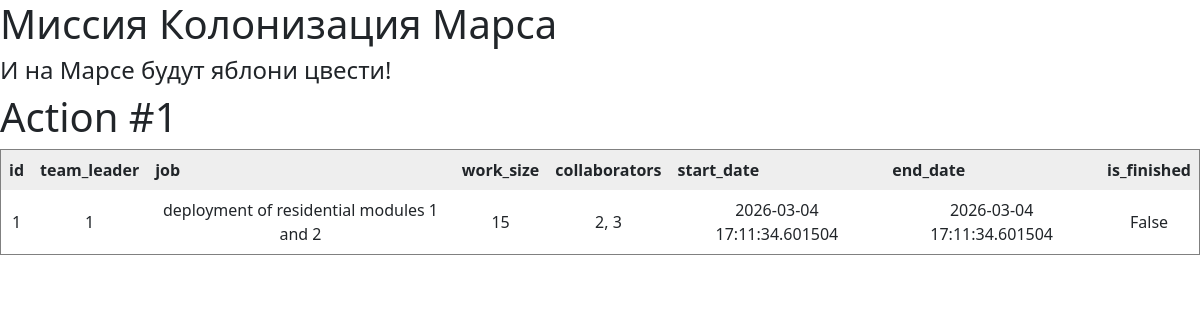
/index, run on the app's committed database.
### data/jobs.py (models this page shows)
class Job(SqlAlchemyBase):
    __tablename__ = 'jobs'
    id = sqlalchemy.Column(sqlalchemy.Integer,
                           primary_key=True, autoincrement=True)
    team_leader = sqlalchemy.Column(sqlalchemy.Integer, nullable=True)
    job = sqlalchemy.Column(sqlalchemy.String, nullable=True)
    work_size = sqlalchemy.Column(sqlalchemy.Integer, nullable=True)
    collaborators = sqlalchemy.Column(sqlalchemy.String, nullable=True)
    start_date = sqlalchemy.Column(sqlalchemy.DateTime,
                                   default=datetime.datetime.now)
    end_date = sqlalchemy.Column(sqlalchemy.DateTime,
                                 default=datetime.datetime.now)
    is_finished = sqlalchemy.Column(sqlalchemy.Boolean, nullable=True)

### main.py (the view)
@app.route('/')
@app.route('/index')
def index():
    works = get_works_list()
    return render_template('index.html', tables_data=works)

### data/db_session.py (called while the page is built, shortened)
def global_init(db_file):
    global __factory
    if __factory:
        return

def create_session() -> Session:
    global __factory
    return __factory()

### main.py (called while the page is built)
def get_works_list():
    global_init(f"db/mars_explorer.db")
    db_sess = create_session()
    lst = []
    for work in db_sess.query(Job).all():
        lst.append(
            {
                'id': work.id,
                'team_leader': work.team_leader,
                'job': work.job,
                'work_size': work.work_size,
                'collaborators': work.collaborators,
                'start_date': work.start_date,
                'end_date': work.end_date,
                'is_finished': work.is_finished
            }
        )
    return lst

### templates/index.html
{% extends "base.html" %}
{% block content %}
    {% for item in tables_data %}
        <h1>Action #{{ item['id'] }}</h1>
        <table border="1" style="width:100%; margin-bottom: 20px; border-collapse: collapse;">
            <thead>
                <tr>
                    {% for key in item.keys() %}
                    <th style="background: #eee; padding: 8px;">{{ key }}</th>
                    {% endfor %}
                </tr>
            </thead>
            <tbody>
                <tr>
                    {% for value in item.values() %}
                    <td style="padding: 8px; text-align: center;">{{ value }}</td>
                    {% endfor %}
                </tr>
            </tbody>
        </table>
    {% endfor %}
{% endblock %}

### templates/base.html (shortened to what this page needs)
<!DOCTYPE html>
<html lang="en">
<head>
        <link href="https://cdn.jsdelivr.net/npm/bootstrap@5.3.0/dist/css/bootstrap.min.css" rel="stylesheet">
    </head>
    <body>
        <h1>Миссия Колонизация Марса</h1>
        <h4>И на Марсе будут яблони цвести!</h4>
        {% block content %}{% endblock %}
    </body>
</html>

### data on the page
Job: id "1", keys "id" "team_leader" "job" "work_size" "collaborators" "start_date" "end_date" "is_finished", values "1" "1" "15" "False", job "deployment of residential modules 1 and 2", collaborators "2, 3", start_date "2026-03-04 17:11:34.601504", end_date "2026-03-04 17:11:34.601504"
